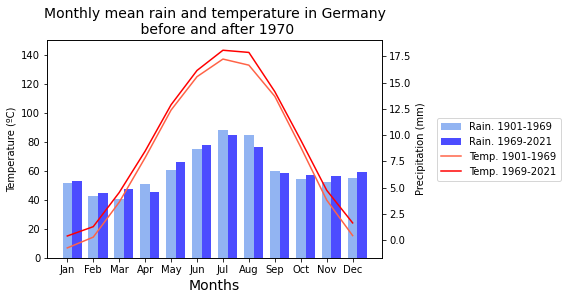

Reproduce this figure in Python.

import numpy as np
import pandas as pd
import matplotlib.pyplot as plt



# Lets import .csv files:
# One includes mean temp from 1901-2021
# The other precipitations from 1901-2021
# https://climateknowledgeportal.worldbank.org/download-data

temp_df = pd.read_csv('mean_temp_tas_timeseries_monthly_cru_1901-2021_DEU.csv', skiprows=2)
rain_df = pd.read_csv('precipitations_timeseries_monthly_cru_1901-2021_DEU.csv', skiprows=2)


temp_df.rename(columns={"Unnamed: 0": "year"},inplace=True)
rain_df.rename(columns={"Unnamed: 0": "year"},inplace=True)

# It is proposed that from the 1970's the weather has been changing.
# https://www.nature.com/articles/s41598-021-90854-8
# Lets see what happens in Germany in relationship with temperatures and rainfall

# Rainfall information
# Period 1901-1969
old_rain_means = rain_df[rain_df['year']<=1969].mean()
old_rain_means.drop(['year'], inplace=True)
# Period 1970-2021
new_rain_means = rain_df[rain_df['year']>=1970].mean()
new_rain_means.drop(['year'], inplace=True)


# Temperature information
old_temp_means = temp_df[temp_df['year']<=1969].mean()
old_temp_means.drop(['year'], inplace=True)
# Period 1970-2021
new_temp_means = temp_df[temp_df['year']>=1970].mean()
new_temp_means.drop(['year'], inplace=True)


#%% Lets create a graph with two Y axis

# Lets set labels and amount of x points to simplyfy xticks
labels = list(old_rain_means.index)
x = np.arange(len(labels)) 

fig,ax = plt.subplots()

# First plot: Line plot
x = np.linspace(0,12,12)
ax.bar(x, old_rain_means, color= 'cornflowerblue', alpha= 0.7, width=0.4, label='Rain. 1901-1969')
ax.bar(x+0.4, new_rain_means, color='blue', alpha=0.7, width=0.4, label='Rain. 1969-2021')


# Second plot: Bar plot with second Y axis
ax2=ax.twinx()
ax2.plot(x, old_temp_means,'tomato', label='Temp. 1901-1969')
ax2.plot(x, new_temp_means, 'red', label='Temp. 1969-2021')

# Lets set limits, titles, labels and legends
ax.set_title('Monthly mean rain and temperature in Germany\n before and after 1970', fontsize=14)
ax.set_ylabel("Temperature (ºC)", fontsize=10)
ax.set_xlabel('Months', fontsize=14)
ax2.set_ylabel("Precipitation (mm)",fontsize=10)
ax.set_ylim([0, 150])

# Lets set xticks and their labels
ax.set_xticks(x)
ax.set_xticklabels(labels)


# To get all the labels together in one legend
# ask matplotlib for the plotted objects and their labels
lines, labels = ax.get_legend_handles_labels()
lines2, labels2 = ax2.get_legend_handles_labels()
ax2.legend(lines + lines2, labels + labels2, loc='center left', bbox_to_anchor=(1.15, 0.5))
